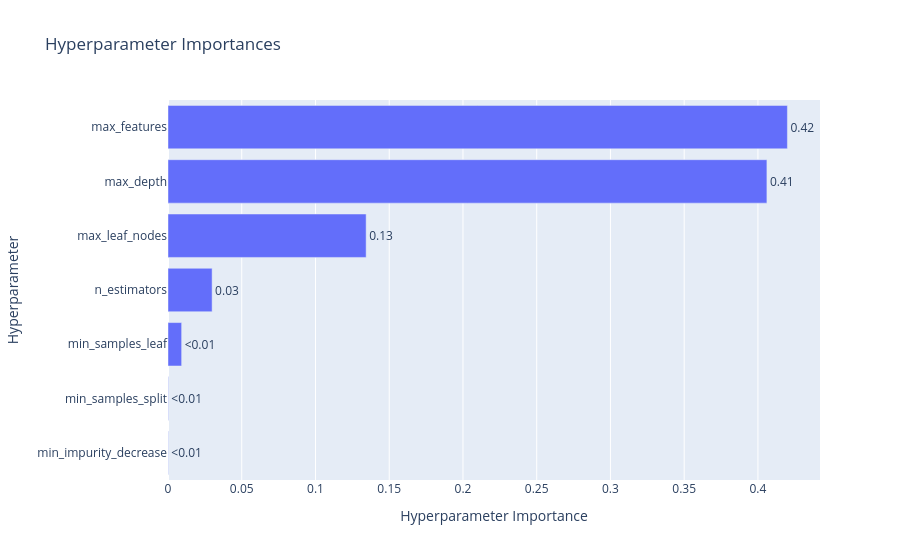

Here is the notebook cell this chart was saved with:
### Code cell
plot_param_importances(study)

### Figure 1 — Plotly figure (JSON) as saved in the notebook; plotly's stock layout.template omitted (floating-point values rounded to 4 significant figures)
{"data": [{"cliponaxis": false, "hovertemplate": ["min_impurity_decrease (FloatDistribution): 0.0001810856237053024<extra></extra>", "min_samples_split (IntDistribution): 0.00024424862487874225<extra></extra>", "min_samples_leaf (IntDistribution): 0.009251565984067563<extra></extra>", "n_estimators (IntDistribution): 0.02991511130919275<extra></extra>", "max_leaf_nodes (IntDistribution): 0.13434485534341015<extra></extra>", "max_depth (IntDistribution): 0.4060846406290904<extra></extra>", "max_features (FloatDistribution): 0.4199784924856551<extra></extra>"], "name": "Objective Value", "orientation": "h", "text": ["<0.01", "<0.01", "<0.01", "0.03", "0.13", "0.41", "0.42"], "textposition": "outside", "type": "bar", "x": [0.0001811, 0.0002442, 0.009252, 0.02992, 0.1343, 0.4061, 0.42], "y": ["min_impurity_decrease", "min_samples_split", "min_samples_leaf", "n_estimators", "max_leaf_nodes", "max_depth", "max_features"]}], "layout": {"title": {"text": "Hyperparameter Importances"}, "xaxis": {"title": {"text": "Hyperparameter Importance"}}, "yaxis": {"title": {"text": "Hyperparameter"}}}}
